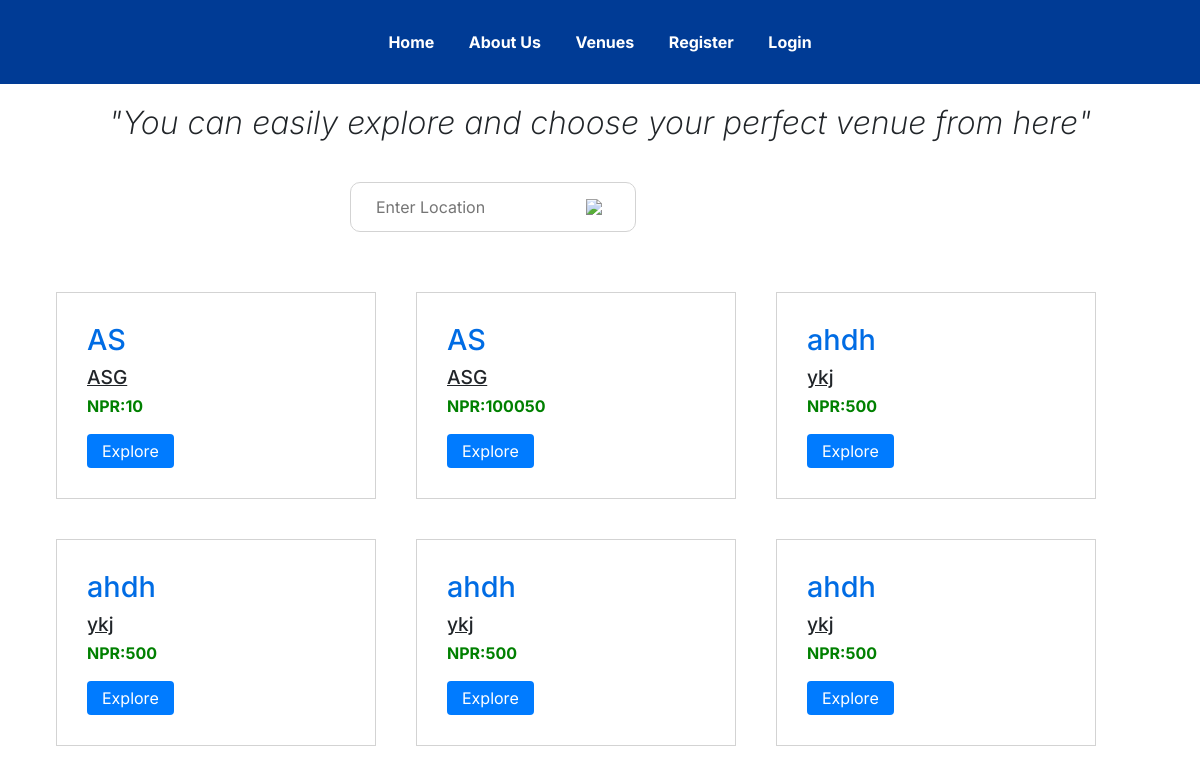
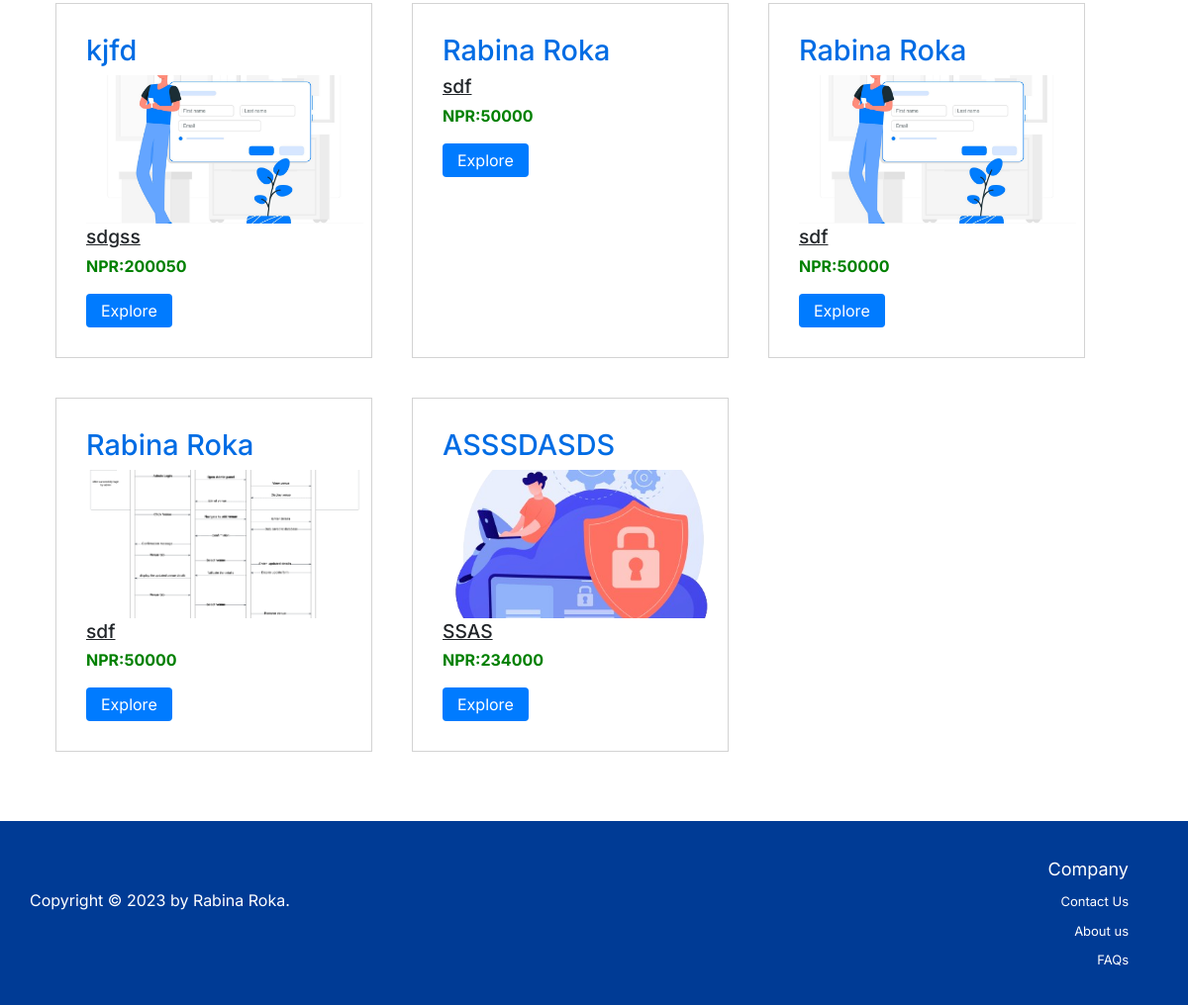
Before: /venue with the older database file (2 pictures, top to bottom).
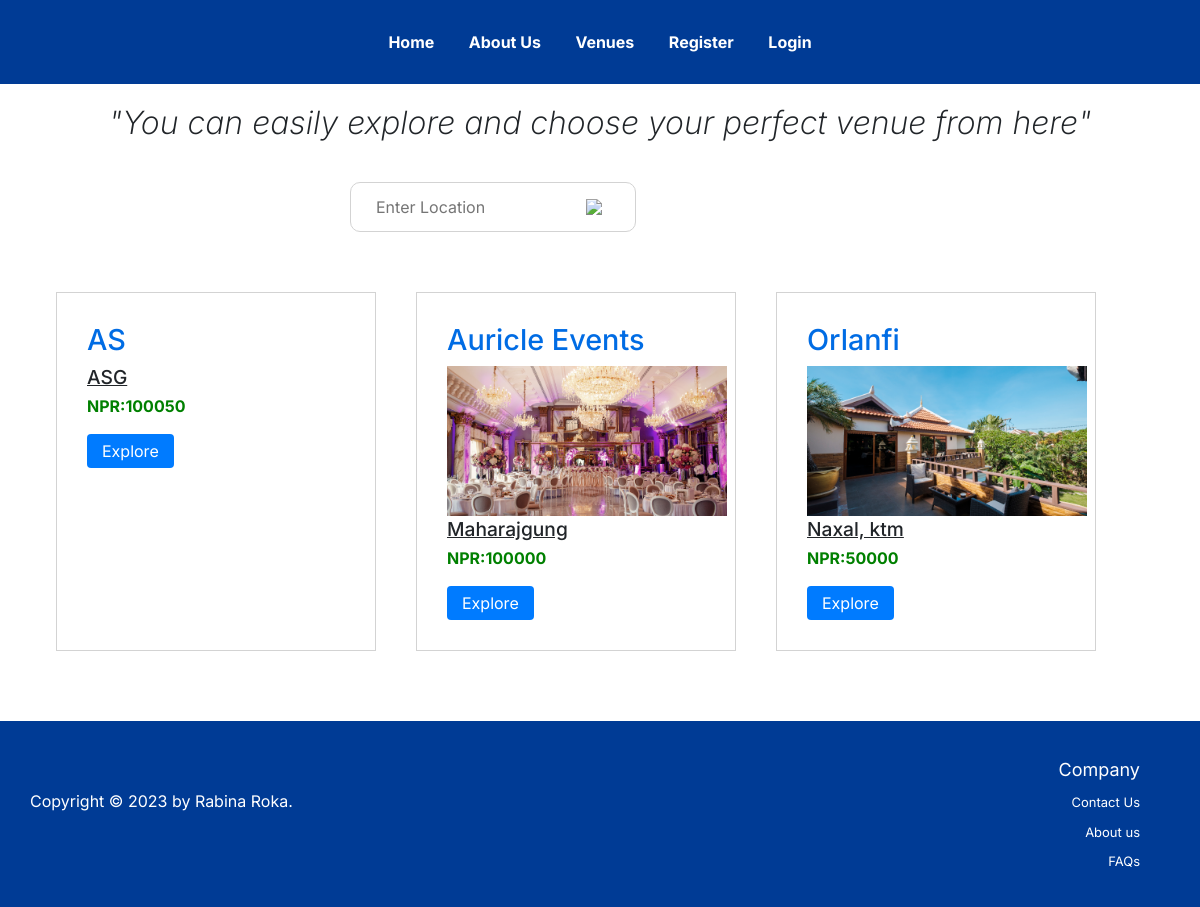
After: the same page with the newer database file.
### Venues/models.py (models this page shows)
class Venues(models.Model): #making class
    Name = models.CharField(max_length=100) #making field
    Location = models.CharField(max_length=100) #making field
    Type = models.CharField(max_length=100,null=True,default=None) #making field
    Description = models.CharField(max_length=200) #making field
    Capacity = models.IntegerField(default=0, null=True, blank=True)
    Cost= models.IntegerField(default=0, null=True, blank=True)
    Venue_image = models.ManyToManyField('ImageFile')

class ImageFile(models.Model):
    image = models.ImageField(upload_to='venues/')

### Venues/views.py (the view)
# urls.py: path('venue', views.venues, name= "venues"),
def venues(req):
    venues = Venues.objects.all()  #fetch venues from the database
    print('lol')
    return render(req, 'venues/venue.html', {'venues': venues})

### templates/venues/venue.html (shortened to what this page needs)
{% load static %}
<!DOCTYPE html>
<html lang="en">
<head>
    <link rel="stylesheet" href="https://stackpath.bootstrapcdn.com/bootstrap/4.3.1/css/bootstrap.min.css">
    <link rel="stylesheet" href="https://cdnjs.cloudflare.com/ajax/libs/font-awesome/4.7.0/css/font-awesome.min.css">
</head>
<body>
    <nav>
            <a href="#">Home</a>
            <a href="#">About Us</a>
            <a href="/venue">Venues</a>
            <a href="#">Register</a>
            <a href="#">Login</a>
    </nav>
    <div class="main-content">
        <h1> "You can easily explore and choose your perfect venue from here"</h1>
        <form class="search" method= "GET" action="{% url 'search_venue' %}">
            <div class="search-container">
                    <input type="text" id="searching" name="searched" placeholder="Enter Location" >
                    <img src="https://static.vecteezy.com/system/resources/previews/009/341/164/original/search-icon-sign-symbol-design-free-png.png" style="width:30px;height:auto;margin-left:-50px">
            </div>
        </form>
        <div class="second" style='display:flex;justify-content:flex-start;margin-bottom:50px;margin-top:40px;width:95vw;margin-left:3vw;margin-right:3vw;flex-wrap:wrap;'>
        {% for venue in venues %}
         <div class=" middle">
           <div class = "car">
            <div class="name">
             <h2>{{venue.Name}} </h2>
            </div>
            <div class="pictures">
                {% if venue.Venue_image.all %}
                <div class="img">
                    <img src="{{ venue.Venue_image.first.image.url }}" alt="{{ venue.Name }}" style="width:280px;height:150px;object-fit:cover" >
                </div>
            {% endif %}
            </div>
            <div class = "title">
                <h3> {{ venue.Location }} </h3>
                <div class="cost">
                    <h4> NPR:{{ venue.Cost }} </h4>
                </div>
                <div class="btn-container">
                    <button type="submit" class="btn-primary"><a href="/{{ venue.id }}/explorevenue">Explore</a></button>
                </div>
            </div>
          </div>
         </div>
        {% endfor %}
       </div>
    </div>
    <footer>
        <div class="copy">
            <p>Copyright © 2023
                by Rabina Roka.</p>
        </div>
        <div class="company">
            <p>Company</p>
            <a href="#">Contact Us</a>
            <a href="#">About us</a>
            <a href="#">FAQs</a>
        </div>
    </footer>
</body>
</html>

Changed rows visible on the page:
removed Venues: Name "AS", Location "ASG", Cost "10"
removed Venues: Name "ahdh", Location "ykj", Cost "500"
removed Venues: Name "ahdh", Location "ykj", Cost "500"
removed Venues: Name "ahdh", Location "ykj", Cost "500"
removed Venues: Name "ahdh", Location "ykj", Cost "500"
removed Venues: Name "kjfd", Venue_image.first.image (picture), Location "sdgss", Cost "200050"
removed Venues: Name "Rabina Roka", Location "sdf", Cost "50000"
removed Venues: Name "Rabina Roka", Venue_image.first.image (picture), Location "sdf", Cost "50000"
removed Venues: Name "Rabina Roka", Venue_image.first.image (picture), Location "sdf", Cost "50000"
removed Venues: Name "ASSSDASDS", Venue_image.first.image (picture), Location "SSAS", Cost "234000"
added Venues: Name "Auricle Events", Venue_image.first.image (picture), Location "Maharajgung", Cost "100000"
added Venues: Name "Orlanfi", Venue_image.first.image (picture), Location "Naxal, ktm", Cost "50000"
